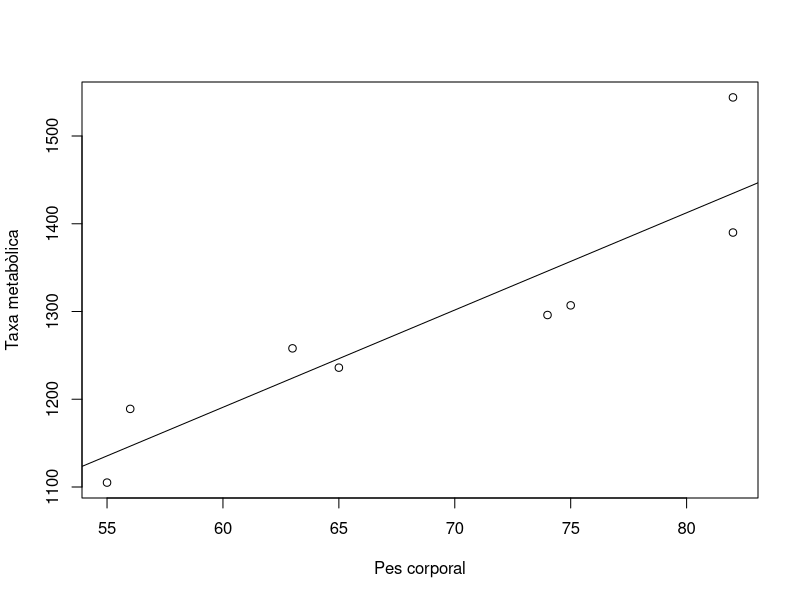
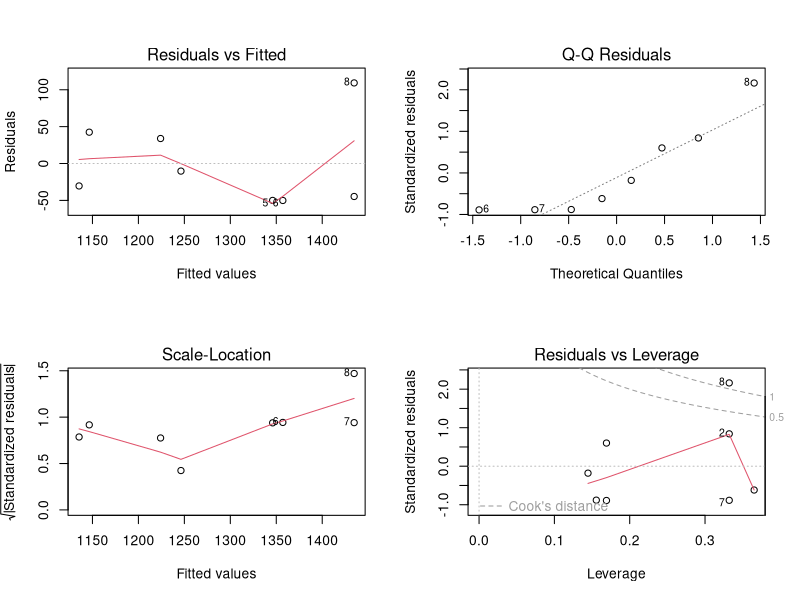

Generate these figures, in order, with R:


library('lmtest')
library('car')
library(readr)

dades <- read.csv("p1t5.csv", sep= ";", header = TRUE)


names(dades) <- c("taxa", "pes")

correlacio <- cor(dades$pes, dades$taxa)
cat("Coeficient de correlació (r):", correlacio, "\n\n")

model <- lm(taxa ~ pes, data=dades)
summary(model)

plot(dades$pes, dades$taxa,
     xlab = "Pes corporal",
     ylab = "Taxa metabòlica")
abline(model)

int_confianca <- confint(model, level = 0.95)
cat("Intervals de confiança (95%):\n")
print(int_confianca)

r_quadrat <- summary(model)$r.squared
cat("\nCoeficient de determinació (R^2):", r_quadrat, "\n")

par(mfrow = c(2, 2))
plot(model)

# Tornem la finestra gràfica a la normalitat (1 sol gràfic)
par(mfrow = c(1, 1))

# Calculem distàncies de Cook i residus per identificar valors extrems
distancia_cook <- cooks.distance(model)
residus_est <- rstandard(model)

cat("\nDistàncies de Cook:\n")
print(distancia_cook)
cat("\nResidus estandarditzats:\n")
print(residus_est)

nova_data <- data.frame(pes = 80)

# Calculem la predicció de la mitjana esperada amb el seu interval de confiança (95%)
prediccio_mitjana <- predict(model, newdata = nova_data, interval = "confidence", level = 0.95)

cat("\nPredicció de la taxa metabòlica mitjana per a 80 kg (amb IC 95%):\n")
print(prediccio_mitjana)
